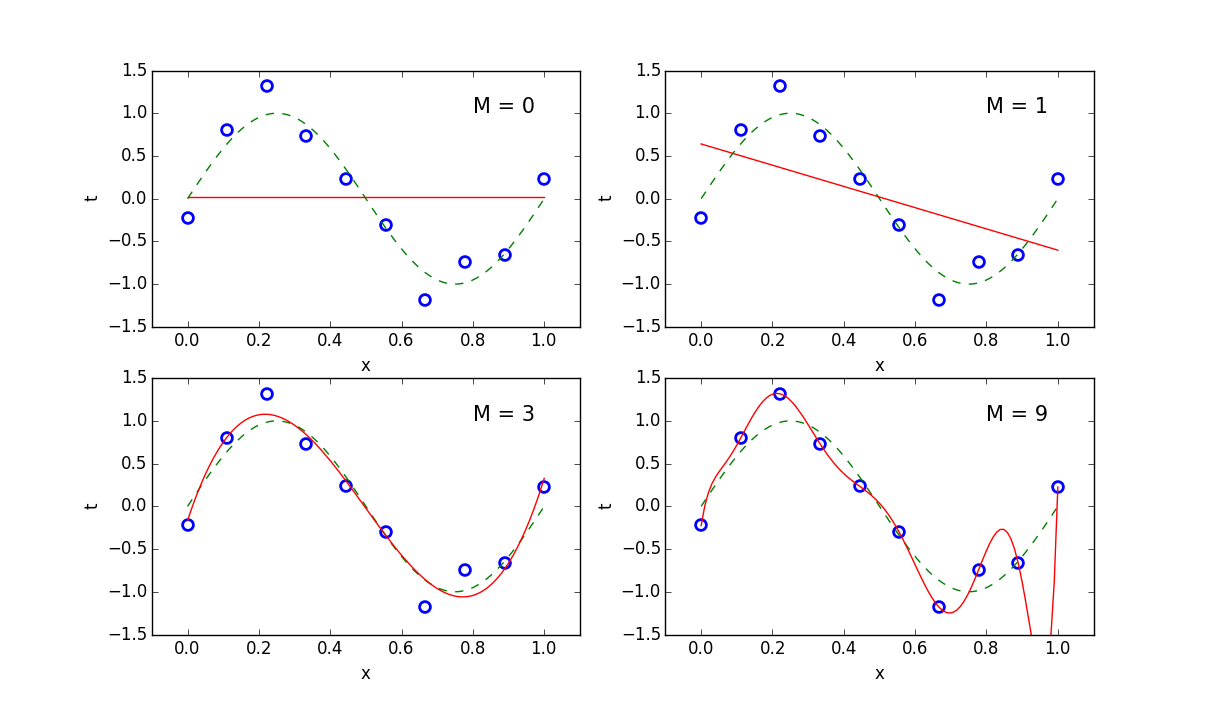

The Python source for this figure:
# coding: utf-8
import numpy as np
import matplotlib.pyplot as plt

def LeastRootSq(x, t, M):
	aaa = np.array([x**k for k in range(2*M+1)])
	aa = np.sum(aaa, axis=1)
	A = np.array([[aa[i+j] for i in range(M+1)] for j in range(M+1)])
	
	tt = np.array([x**k for k in range(M+1)])
	T = np.sum(tt*t, axis=1)
	
	w = np.linalg.solve(A, T)
	f = np.poly1d(w[::-1])
	
	return(f, w)
	
def main():
	N = 10
	M = [0, 1, 3, 9]
	
	xx = np.linspace(0, 1, 100)
	
	x = np.linspace(0, 1, N)
	t = np.sin(2.*np.pi*x)+np.random.normal(0, 0.2, len(x))
	
	for i,m in enumerate(M):
		f, w = LeastRootSq(x, t, m)
		
		plt.subplot(2,2,i+1)
		plt.xlabel('x')
		plt.ylabel('t')
		plt.xlim(-0.1, 1.1)
		plt.ylim(-1.5, 1.5)
		plt.text(0.8, 1.0, 'M = %d' % m, fontsize=15)
		plt.scatter(x, t, s=60, c='white', linewidths='2', edgecolors='blue')
		plt.plot(xx, np.sin(2.*np.pi*xx), color='green', linestyle='dashed')
		plt.plot(xx, f(xx), color='red')
	
	plt.show()

if __name__ == '__main__':
	main()
